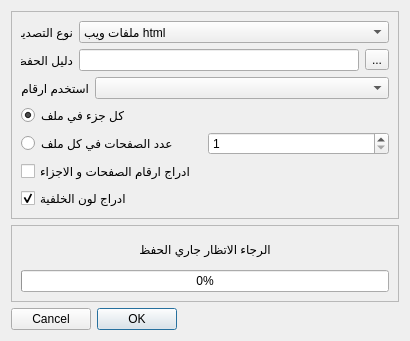
<?xml version="1.0" encoding="UTF-8"?>
<ui version="4.0">
 <class>Print</class>
 <widget class="QDialog" name="Print">
  <property name="geometry">
   <rect>
    <x>0</x>
    <y>0</y>
    <width>410</width>
    <height>341</height>
   </rect>
  </property>
  <property name="windowTitle">
   <string>تصدير كتاب</string>
  </property>
  <property name="windowIcon">
   <iconset resource="images.qrc">
    <normaloff>:/images/image/groupb.png</normaloff>:/images/image/groupb.png</iconset>
  </property>
  <layout class="QVBoxLayout" name="verticalLayout_3">
   <item>
    <widget class="QFrame" name="frame_2">
     <property name="frameShape">
      <enum>QFrame::StyledPanel</enum>
     </property>
     <property name="frameShadow">
      <enum>QFrame::Raised</enum>
     </property>
     <layout class="QVBoxLayout" name="verticalLayout_2">
      <item>
       <layout class="QHBoxLayout" name="horizontalLayout">
        <item>
         <widget class="QLabel" name="label_2">
          <property name="maximumSize">
           <size>
            <width>52</width>
            <height>16777215</height>
           </size>
          </property>
          <property name="text">
           <string>نوع التصدير</string>
          </property>
         </widget>
        </item>
        <item>
         <widget class="QComboBox" name="comboBox">
          <item>
           <property name="text">
            <string>ملفات ويب html</string>
           </property>
          </item>
          <item>
           <property name="text">
            <string>ملفات اوبن اوفيس اورج odf</string>
           </property>
          </item>
          <item>
           <property name="text">
            <string>ملفات الطباعة المحمولة pdf</string>
           </property>
          </item>
          <item>
           <property name="text">
            <string>ملفات epub</string>
           </property>
          </item>
          <item>
           <property name="text">
            <string>ملف qml</string>
           </property>
          </item>
         </widget>
        </item>
       </layout>
      </item>
      <item>
       <layout class="QHBoxLayout" name="horizontalLayout_2">
        <item>
         <widget class="QLabel" name="label">
          <property name="maximumSize">
           <size>
            <width>52</width>
            <height>16777215</height>
           </size>
          </property>
          <property name="text">
           <string>دليل الحفظ</string>
          </property>
         </widget>
        </item>
        <item>
         <widget class="QLineEdit" name="lineEdit"/>
        </item>
        <item>
         <widget class="QToolButton" name="toolButtonGetDir">
          <property name="text">
           <string>...</string>
          </property>
         </widget>
        </item>
       </layout>
      </item>
      <item>
       <layout class="QHBoxLayout" name="horizontalLayout_4">
        <item>
         <widget class="QLabel" name="label_4">
          <property name="text">
           <string>استخدم ارقام</string>
          </property>
         </widget>
        </item>
        <item>
         <widget class="QComboBox" name="comboBoxNumber">
          <property name="sizePolicy">
           <sizepolicy hsizetype="Expanding" vsizetype="Fixed">
            <horstretch>0</horstretch>
            <verstretch>0</verstretch>
           </sizepolicy>
          </property>
         </widget>
        </item>
       </layout>
      </item>
      <item>
       <widget class="QRadioButton" name="radioButton_part">
        <property name="text">
         <string>كل جزء في ملف </string>
        </property>
        <property name="checked">
         <bool>true</bool>
        </property>
       </widget>
      </item>
      <item>
       <layout class="QHBoxLayout" name="horizontalLayout_3">
        <item>
         <widget class="QRadioButton" name="radioButton_nbr">
          <property name="text">
           <string>عدد الصفحات في كل ملف</string>
          </property>
         </widget>
        </item>
        <item>
         <widget class="QSpinBox" name="spinBox">
          <property name="minimum">
           <number>1</number>
          </property>
          <property name="maximum">
           <number>100</number>
          </property>
         </widget>
        </item>
       </layout>
      </item>
      <item>
       <widget class="QCheckBox" name="checkBox">
        <property name="text">
         <string>ادراج ارقام الصفحات و الاجزاء</string>
        </property>
       </widget>
      </item>
      <item>
       <widget class="QCheckBox" name="checkBox_bgr">
        <property name="text">
         <string>ادراج لون الخلفية</string>
        </property>
        <property name="checked">
         <bool>true</bool>
        </property>
       </widget>
      </item>
     </layout>
    </widget>
   </item>
   <item>
    <widget class="QFrame" name="frame">
     <property name="minimumSize">
      <size>
       <width>0</width>
       <height>60</height>
      </size>
     </property>
     <property name="frameShape">
      <enum>QFrame::StyledPanel</enum>
     </property>
     <property name="frameShadow">
      <enum>QFrame::Raised</enum>
     </property>
     <layout class="QVBoxLayout" name="verticalLayout">
      <item>
       <widget class="QLabel" name="label_3">
        <property name="text">
         <string>الرجاء الاتظار جاري الحفظ</string>
        </property>
        <property name="alignment">
         <set>Qt::AlignCenter</set>
        </property>
       </widget>
      </item>
      <item>
       <widget class="QProgressBar" name="progressBar">
        <property name="value">
         <number>0</number>
        </property>
       </widget>
      </item>
     </layout>
    </widget>
   </item>
   <item>
    <widget class="QDialogButtonBox" name="buttonBox">
     <property name="layoutDirection">
      <enum>Qt::RightToLeft</enum>
     </property>
     <property name="orientation">
      <enum>Qt::Horizontal</enum>
     </property>
     <property name="standardButtons">
      <set>QDialogButtonBox::Cancel|QDialogButtonBox::Ok</set>
     </property>
    </widget>
   </item>
  </layout>
 </widget>
 <resources>
  <include location="images.qrc"/>
 </resources>
 <connections>
  <connection>
   <sender>buttonBox</sender>
   <signal>rejected()</signal>
   <receiver>Print</receiver>
   <slot>reject()</slot>
   <hints>
    <hint type="sourcelabel">
     <x>217</x>
     <y>326</y>
    </hint>
    <hint type="destinationlabel">
     <x>321</x>
     <y>147</y>
    </hint>
   </hints>
  </connection>
 </connections>
</ui>
